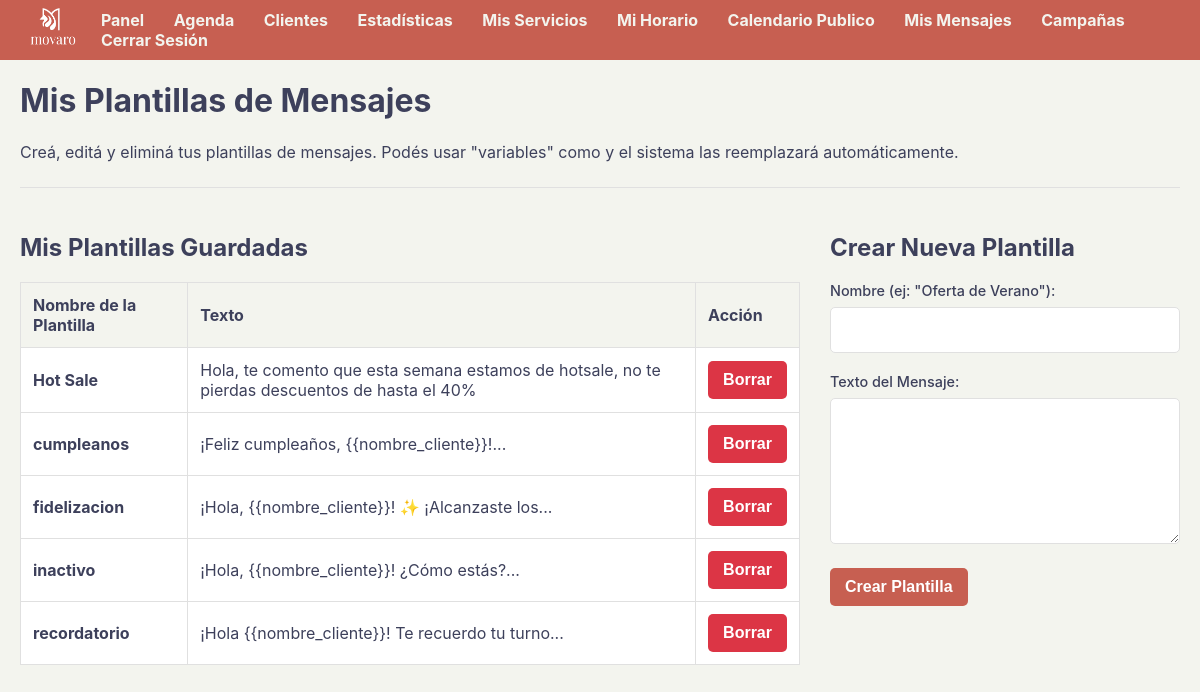
The app's page /mensajes (signed in) with its own data.
### tables this page shows
CREATE TABLE plantillas_mensajes (
            id INTEGER PRIMARY KEY AUTOINCREMENT,
            usuario_id INTEGER NOT NULL,
            tipo_mensaje TEXT NOT NULL, -- ej: 'recordatorio', 'cumpleanos'
            texto_mensaje TEXT NOT NULL,
            UNIQUE(usuario_id, tipo_mensaje),
            FOREIGN KEY (usuario_id) REFERENCES usuarios (id)
        );

### app.py (the view)
@app.route('/mensajes')
def gestionar_mensajes():
    if 'usuario_id' not in session:
        return redirect('/login')
    usuario_id_actual = session['usuario_id']
    conn = sqlite3.connect(DATABASE)
    conn.row_factory = sqlite3.Row
    cursor = conn.cursor()
    cursor.execute("SELECT id, tipo_mensaje, texto_mensaje FROM plantillas_mensajes WHERE usuario_id = ? ORDER BY tipo_mensaje", (usuario_id_actual,))
    plantillas = cursor.fetchall()
    conn.close()
    return render_template('mensajes.html', plantillas=plantillas)

### templates/mensajes.html (shortened to what this page needs)
{% extends "base.html" %}
{% block content %}
    <h1>Mis Plantillas de Mensajes</h1>
    <p>
        Creá, editá y eliminá tus plantillas de mensajes. Podés usar "variables" como
        <strong>{{nombre_cliente}}</strong> y el sistema las reemplazará automáticamente.
    </p>
    <hr>
    <div class="layout-container">
        <div class="layout-col-principal">
            <div class="card">
                <h2>Mis Plantillas Guardadas</h2>
                {% if plantillas %}
                    <table class="stats-table tabla-responsiva">
                        <thead>
                            <tr>
                                <th>Nombre de la Plantilla</th>
                                <th>Texto</th>
                                <th>Acción</th>
                            </tr>
                        </thead>
                        <tbody>
                            {% for plantilla in plantillas %}
                            <tr>
                                <td data-label="Nombre"><strong>{{ plantilla.tipo_mensaje }}</strong></td>
                                <td data-label="Texto" style="white-space: pre-wrap; word-break: break-word;">{{ plantilla.texto_mensaje }}</td>
                                <td data-label="Acción">
                                    <form action="/mensajes/borrar" method="post" onsubmit="return confirm('¿Estás segura de que querés eliminar esta plantilla?');">
                                        <button type="submit" class="boton-accion" style="background-color: #dc3545;">Borrar</button>
                                    </form>
                                </td>
                            </tr>
                            {% endfor %}
                        </tbody>
                    </table>
                {% else %}
                    <p>Aún no has creado ninguna plantilla de mensaje.</p>
                {% endif %}
            </div>
        </div>
        <div class="layout-col-lateral">
            <div class="card">
                <h2>Crear Nueva Plantilla</h2>
                <form action="/mensajes/crear" method="post">
                    <div class="form-group">
                        <label for="nombre_plantilla">Nombre (ej: "Oferta de Verano"):</label>
                        <input type="text" id="nombre_plantilla" name="nombre_plantilla" class="form-control" required>
                    </div>
                    <div class="form-group">
                        <label for="texto_plantilla">Texto del Mensaje:</label>
                        <textarea id="texto_plantilla" name="texto_plantilla" rows="6" class="form-control" required></textarea>
                    </div>
                    <button type="submit">Crear Plantilla</button>
                </form>
            </div>
        </div>
    </div>
{% endblock %}

### static/style.css (style rules this page uses)
:root { --color-primario: #C75F51; --color-secundario: #27626A; --color-texto: #3d405b; --color-fondo: #F3F4EE; --color-blanco: #FFFFFF; --color-borde-suave: #e0e0e0; --color-rojo-peligro: #dc3545; }
body { font-family: -apple-system, BlinkMacSystemFont, "Segoe UI", Roboto, Helvetica, Arial, sans-serif; margin: 0; background-color: var(--color-fondo); color: var(--color-texto); }
button, .boton-accion { background-color: var(--color-primario); color: var(--color-blanco); padding: 10px 15px; border: none; border-radius: 5px; cursor: pointer; font-size: 1em; font-weight: bold; }
hr { border: none; border-top: 1px solid var(--color-borde-suave); margin: 25px 0; }
.layout-container { display: flex; flex-direction: row; gap: 30px; }
.layout-col-principal { flex: 1; min-width: 0; }
.layout-col-lateral { width: 350px; flex-shrink: 0; }
.stats-table, .mini-calendario { width: 100%; border-collapse: collapse; }
.stats-table th, .stats-table td, .mini-calendario th, .mini-calendario td { text-align: left; padding: 12px; border: 1px solid var(--color-borde-suave); }
.stats-table tbody tr { background-color: var(--color-blanco); }
.form-group { margin-bottom: 20px; }
.form-group label { display: block; margin-bottom: 8px; font-weight: 500; font-size: 0.9em; }
.form-group input, .form-group select { width: 100%; padding: 12px; border: 1px solid var(--color-borde-suave); border-radius: 5px; box-sizing: border-box; }
.form-control { width: 100%; padding: 12px; border: 1px solid var(--color-borde-suave); border-radius: 5px; box-sizing: border-box; font-size: 1em; font-family: inherit; resize: vertical; }

### records on screen
plantillas_mensajes: tipo_mensaje "Hot Sale", texto_mensaje "Hola, te comento que esta semana estamos de hotsale, no te pierdas descuentos de hasta el 40%"
plantillas_mensajes: tipo_mensaje "cumpleanos", texto_mensaje "¡Feliz cumpleaños, {{nombre_cliente}}!..."
plantillas_mensajes: tipo_mensaje "fidelizacion", texto_mensaje "¡Hola, {{nombre_cliente}}! ✨ ¡Alcanzaste los..."
plantillas_mensajes: tipo_mensaje "inactivo", texto_mensaje "¡Hola, {{nombre_cliente}}! ¿Cómo estás?..."
plantillas_mensajes: tipo_mensaje "recordatorio", texto_mensaje "¡Hola {{nombre_cliente}}! Te recuerdo tu turno..."
